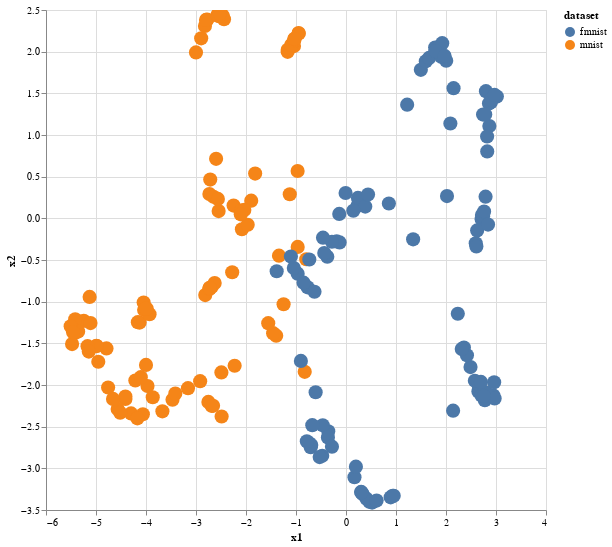

Write notebook code for a chart like this one.
### Code cell
p1 =@vlplot("data"=df,
    mark={"type"=:circle,"size"=200,"opacity"=1},
    selection={"grid"={
    "type"=:interval,
    "resolve"=:global,
    "bind"=:scales,
    "translate"="[mousedown[!event.shiftKey], window:mouseup] > window:mousemove!",
                "zoom"="wheel![!event.shiftKey]"}},
    x={:x1,"type"="quantitative"},
    y={:x2,"type"="quantitative"},
    color={:dataset, "type"="nominal"},"height"=500,"width"=500)

### Figure 1 — Vega-Lite specification as saved in the notebook (floating-point values rounded to 4 significant figures; data arrays with more than 128 entries replaced by an {"elided": "..."} marker saying what was removed)
{"data": {"values": {"elided": "200 records"}}, "encoding": {"color": {"field": "dataset", "type": "nominal"}, "x": {"field": "x1", "type": "quantitative"}, "y": {"field": "x2", "type": "quantitative"}}, "height": 500, "mark": {"opacity": 1, "size": 200, "type": "circle"}, "selection": {"grid": {"bind": "scales", "resolve": "global", "translate": "[mousedown[!event.shiftKey], window:mouseup] > window:mousemove!", "type": "interval", "zoom": "wheel![!event.shiftKey]"}}, "width": 500}
